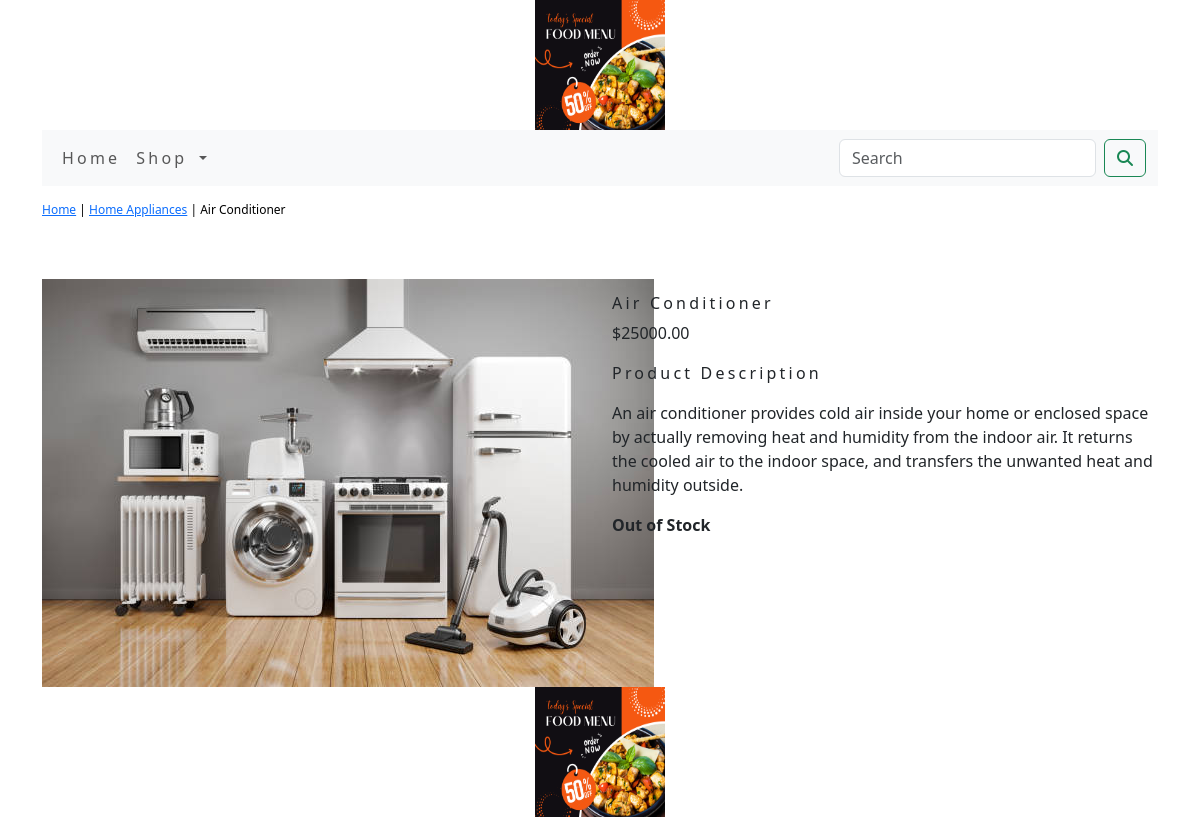
/shop/home-appliances/air-conditioner/, run on the app's committed database.
### shop/models.py (models this page shows, shortened)
class Product(models.Model):
    name = models.CharField(max_length=250, unique=True)
    slug = models.SlugField(max_length=250, unique=True)
    description = models.TextField(blank=True)
    price=models.DecimalField(max_digits=10,decimal_places=2)
    category=models.ForeignKey(Category,on_delete=models.CASCADE)
    image = models.ImageField(upload_to='product', blank=True)
    stock=models.IntegerField()
    available=models.BooleanField(default=True)
    created=models.DateTimeField(auto_now_add=True)
    updated=models.DateTimeField(auto_now=True)
    class Meta:
        ordering=('name',)
        verbose_name='product'
        verbose_name_plural='products'

class Category(models.Model):
    name=models.CharField(max_length=250,unique=True)
    slug=models.SlugField(max_length=250,unique=True)
    description=models.TextField(blank=True)
    image=models.ImageField(upload_to='category',blank=True)
    class Meta:
        ordering=('name',)
        verbose_name='category'
        verbose_name_plural='categories'
    def get_url(self):
        return reverse('shop:products_by_category',args=[self.slug])
    def __str__(self):
        return '{}'.format(self.name)

### shop/views.py (the view)
# urls.py: path('<slug:c_slug>/<slug:product_slug>/',views.proDetail,name='prodCatdetail'),
def proDetail(request,c_slug,product_slug):
    try:
        product=Product.objects.get(category__slug=c_slug,slug=product_slug)
    except Exception as e:
        raise e
    return render(request,'product.html',{'product':product})

### cart/context_processors.py (called while the page is built)
def counter(request):
    item_count=0
    if 'admin' in request.path:
        return {}
    else:
        try:
            cart=Cart.objects.filter(cart_id=_cart_id(request))
            cart_items=CartItem.objects.all().filter(cart=cart[:1])
            for cart_item in cart_items:
                item_count += cart_item.quantity
        except Cart.DoesNotExist:
            item_count =0
    return dict(item_count=item_count)

### cart/views.py (called while the page is built)
def _cart_id(request):
    cart=request.session.session_key
    if not cart:
        cart=request.session.create()
    return cart

### shop/context_processors.py (called while the page is built)
def menu_links(request):
    links=Category.objects.all()
    return dict(links=links)

### templates/product.html (shortened to what this page needs)
{% extends 'base.html' %}
{% load static %}
{% block content %}
<div class="row my_prod_row_class">
    <div class="mx_auto">
        <P> <a href="{% url 'shop:allProdCat' %}">Home</a> | <a href ="{{product.category.get_url}}">{{product.category}}</a> | {{product.name}}</P>
    </div>
</div>
<br>
<div class="row">
    <div class="col-12 col-sm-12 col-md-12 col-lg-6 text-center">
        <div style="min-width:18rem">
            <img src="{{product.image.url}}" alt="{{product.name}}">
        </div>
    </div>
     <div class="col-12 col-sm-12 col-md-12 col-lg-6">
         <h1 class="my_prod_title">{{product.name}}</h1>
         <div>
         <p>${{product.price}}</p>
         <p class="my_title"> Product Description </p>
         <p class="text-justify my_rod_text">{{product.description}}</p>
         {% if  product.stock %}
         <p class="text-justify my_prod_text"><b>Out of Stock</b></p>
         {% else %}
         <a class="btn btn-secondary" href=" {% url 'cart:add_cart' product.id %}">Add to Cart</a>
         {% endif %}
     </div>
 </div>
</div>
</div>
{% endblock %}

### static/css/custom.css (style rules this page uses)
body { font-family: 'Roboto' , sans-serif; }
.my_title { font-size:16px; text_transform:uppercase; letter-spacing:.2em; }
.my_prod_row_class { padding-top:15px; padding-bottom:20px }
.my_prod_row_class .mx_auto { color:#000; font-size:12px; text-decoration:none; }
.my_prod_title { font-size:16px; text_transform:uppercase; letter-spacing:.2em; padding-top:15px; padding-bottom-10px; }
.my_prod_text { padding-right:20px; }

### data on the page
Product: category "Home Appliances", name "Air Conditioner", image (picture), price "25000.00", description "An air conditioner provides cold air inside your home or enclosed space by actually removing heat and humidity from the indoor air. It returns the cooled air to the indoor space, and transfers the unwanted heat and humidity outside."
